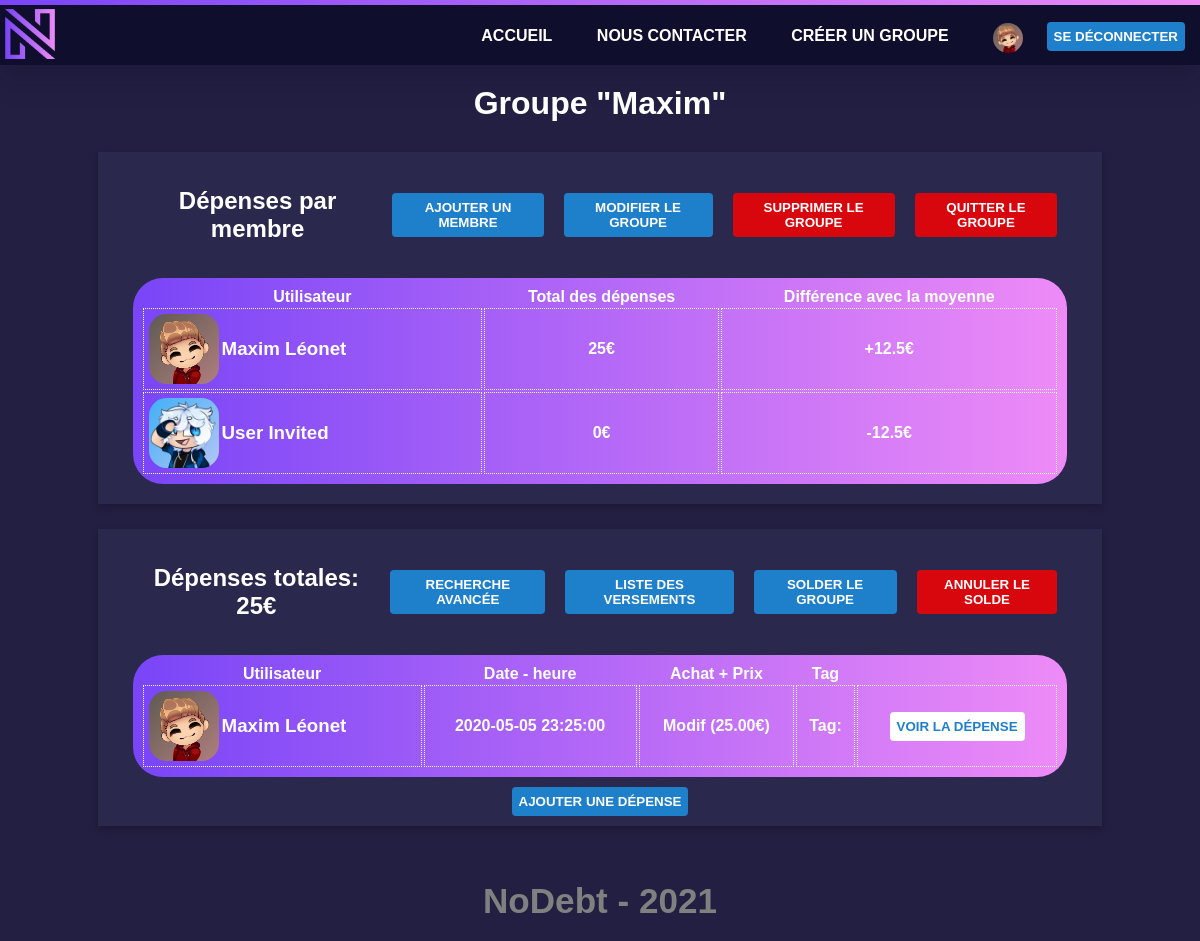
The page /groupe.php?gid=1 (signed in) on the database its author committed.
### tables this page shows
CREATE TABLE `groupe` (
  `gid` int(11) NOT NULL,
  `nom` varchar(50) NOT NULL,
  `devise` varchar(50) NOT NULL,
  `uid` int(11) NOT NULL
);

CREATE TABLE `participer` (
  `uid` int(11) NOT NULL,
  `gid` int(11) NOT NULL,
  `estConfirme` tinyint(1) DEFAULT NULL
);

CREATE TABLE `users` (
  `uid` int(11) NOT NULL,
  `courriel` varchar(50) NOT NULL,
  `nom` varchar(50) NOT NULL,
  `prenom` varchar(50) NOT NULL,
  `motPasse` varchar(300) NOT NULL,
  `estActif` tinyint(1) NOT NULL,
  `pdp` tinyint(1) NOT NULL DEFAULT '0'
);

CREATE TABLE `depense` (
  `did` int(11) NOT NULL,
  `dateHeure` datetime NOT NULL,
  `montant` decimal(15,2) NOT NULL,
  `libelle` varchar(50) NOT NULL,
  `uid` int(11) NOT NULL,
  `gid` int(11) NOT NULL
);

### groupe.php (called while the page is built)
<?php $statut='tout'; $nomPage='Groupe'; require 'inc/checkConnexion.php'; require 'php/groupe.inc.php'; require 'inc/header.inc.php'?>
<?php displayGroup(); ?>
<?php require 'inc/footer.inc.php'?>

### inc/db_group.inc.php (called while the page is built, shortened)
<?php
class GroupRepository {
    function getGroupById($gid) {
        try {
            $message = "";
            $pdo = DBLink::connect2db(MYDB, $message);
            $stmt = $pdo->prepare("SELECT * FROM groupe where gid = :gid");
            $stmt->bindValue(":gid", $gid);
            if ($stmt->execute()) {
                $obj = $stmt->fetchObject("Group\MyGroup");
            } else {
                $message .= "Erreur !";
            }
        } catch (Exception $e) {
            $message .= $e->getMessage() . '<br>';
        }
        return $obj;
    }
}
?>

### inc/db_participate.inc.php (called while the page is built, shortened)
<?php
class ParticipateRepository {
    function getParticipateByGid($gid) {
        try {
            $message = "";
            $pdo = DBLink::connect2db(MYDB, $message);
            $stmt = $pdo->prepare("SELECT * FROM participer WHERE gid = :gid");
            $stmt->bindValue(":gid", $gid);
            if ($stmt->execute()) {
                $obj = $stmt->fetchAll(PDO::FETCH_CLASS, "Participate\MyParticipate");
            } else {
                $message .= "Erreur !";
            }
        } catch (Exception $e) {
            $message .= $e->getMessage() . '<br>';
        }
        return $obj;
    }
    function getParticipateByGidConfirmed($gid) {
        try {
            $message = "";
            $pdo = DBLink::connect2db(MYDB, $message);
            $stmt = $pdo->prepare("SELECT * FROM participer WHERE gid = :gid AND estConfirme = 1");
            $stmt->bindValue(":gid", $gid);
            if ($stmt->execute()) {
                $obj = $stmt->fetchAll(PDO::FETCH_CLASS, "Participate\MyParticipate");
            } else {
                $message .= "Erreur !";
            }
        } catch (Exception $e) {
            $message .= $e->getMessage() . '<br>';
        }
        return $obj;
    }
}
?>

### inc/db_user.inc.php (called while the page is built, shortened)
<?php
class UserRepository {
    function getUserById($uid) {
        try {
            $message = "";
            $pdo = DBLink::connect2db(MYDB, $message);
            $stmt = $pdo->prepare("SELECT * FROM users where uid = :uid");
            $stmt->bindValue(":uid", $uid);
            if ($stmt->execute()) {
                $obj = $stmt->fetchObject("User\MyUser");
            } else {
                $message .= "Erreur !";
            }
        } catch (Exception $e) {
            $message .= $e->getMessage() . '<br>';
        }
        return $obj;
    }
}
?>

### inc/db_depense.inc.php (called while the page is built, shortened)
<?php
class DepenseRepository {
    function getDepenseByDid($did) {
        try {
            $message = "";
            $pdo = DBLink::connect2db(MYDB, $message);
            $stmt = $pdo->prepare("SELECT * FROM depense WHERE did = :did");
            $stmt->bindValue(":did", $did);
            if ($stmt->execute()) {
                $obj = $stmt->fetchObject("Depense\MyDepense");
            } else {
                $message .= "Erreur !";
            }
        } catch (Exception $e) {
            $message .= $e->getMessage() . '<br>';
        }
        return $obj;
    }
    function getDepenseByGid($gid) {
        try {
            $message = "";
            $pdo = DBLink::connect2db(MYDB, $message);
            $stmt = $pdo->prepare("SELECT * FROM depense WHERE gid = :gid order by dateHeure desc");
            $stmt->bindValue(":gid", $gid);
            if ($stmt->execute()) {
                $obj = $stmt->fetchAll(PDO::FETCH_CLASS, "Depense\MyDepense");
            } else {
                $message .= "Erreur !";
            }
        } catch (Exception $e) {
            $message .= $e->getMessage() . '<br>';
        }
        return $obj;
    }
    function getTotalDepenseByUidAndGig($uid, $gid) {
        try {
            $message = "";
            $pdo = DBLink::connect2db(MYDB, $message);
            $stmt = $pdo->prepare("SELECT SUM(montant) as total FROM depense WHERE uid = :uid AND gid = :gid");
            $stmt->bindValue(":uid", $uid);
            $stmt->bindValue(":gid", $gid);
            if ($stmt->execute()) {
                $obj = $stmt->fetch(PDO::FETCH_NUM);
            } else {
                $message .= "Erreur !";
            }
        } catch (Exception $e) {
            $message .= $e->getMessage() . '<br>';
        }
        return $obj[0];
    }
    function getTotalDepenseByGid($gid) {
        try {
            $message = "";
            $pdo = DBLink::connect2db(MYDB, $message);
            $stmt = $pdo->prepare("SELECT SUM(montant) as total FROM depense WHERE gid = :gid");
            $stmt->bindValue(":gid", $gid);
            if ($stmt->execute()) {
                $obj = $stmt->fetch(PDO::FETCH_NUM);
            } else {
                $message .= "Erreur !";
            }
        } catch (Exception $e) {
            $message .= $e->getMessage() . '<br>';
        }
        return $obj[0];
    }
}
?>

### php/groupe.inc.php (the view, shortened to what this page needs)
<?php
require 'inc/db_user.inc.php';
require 'inc/db_group.inc.php';
require 'inc/db_participate.inc.php';
require 'inc/db_depense.inc.php';
function displayGroup() {
    $ur = new UserRepository();
    $gr = new GroupRepository();
    $pr = new ParticipateRepository();
    $dr = new DepenseRepository();
    $tr = new TagRepository();
    $cr = new CaracteriserRepository();
    $gid = $_GET['gid'];
    $participantsGroupe = $pr->getParticipateByGid($gid);
    $depensesGroupe = $dr->getDepenseByGid($gid);
    $groupe = $gr->getGroupById($gid);
    $depensesTotalParGroupe =$dr->getTotalDepenseByGid($gid);
    $moyenne = $depensesTotalParGroupe / sizeof($pr->getParticipateByGidConfirmed($gid));
    echo '
    <main>
            <header class="titleIndex">
                <h1>Groupe "' .$groupe->nom. '"</h1>
            </header>
            <section class="groupes">
                <section class="groupeCouleur">
                    <section class="exception">
                        <section class="groupes2">
                            <h2>Dépenses par membre</h2>
                            <section class="posBoutonsGroupes">
                                <a href="invitation.php?gid=' . $groupe->gid . '" class="titleIndex">
                                    <button class="boutonPublier" type="submit">Ajouter un membre</button>
                                </a>
                                <a href="editerGroupe.php?gid=' . $groupe->gid . '" class="titleIndex">
                                    <button class="boutonPublier" type="submit">Modifier le groupe</button>
                                </a>
                                <a href="suppressionGroupe.php?gid=' . $groupe->gid . '" class="titleIndex">
                                    <button class="boutonSupprimer" type="submit">Supprimer le groupe</button>
                                </a>
                                <a href="quitterGroupe.php?gid=' . $groupe->gid . '" class="titleIndex">
                                    <button class="boutonSupprimer" type="submit">Quitter le groupe</button>
                                </a>
                            </section>
                        </section>
                        <table class="depense">
                            <thead>
                                <tr>
                                    <th>Utilisateur</th>
                                    <th>Total des dépenses</th>
                                    <th>Différence avec la moyenne</th>
                                </tr>
                                </thead>
                            <tbody>
                            ';
                            foreach ($participantsGroupe as $participantGroupe) {
                                $devise = $gr->getGroupById($gid)->devise;
                                if ($participantGroupe->estConfirme == 1) {
                                $newParticipant = $ur->getUserById($participantGroupe->uid);
                                $total = $dr->getTotalDepenseByUidAndGig($participantGroupe->uid, $gid);
                                echo '
                                <tr>
                                    <td>
                                        <section class="membres2">';
                                            if (isset($newParticipant->pdp) && $newParticipant->pdp == 1) {
                                                echo '<img src="images/profil_' . $newParticipant->uid . '.png" alt="profil" title="' . $newParticipant->prenom . ' ' . $newParticipant->nom . '" width="70px" height="70px">';
                                            } else {
                                                echo '<img src="images/profil_default.png" alt="profil" title="' . $newParticipant->prenom . ' ' . $newParticipant->nom . '" width="70px" height="70px">';
                                            }
                                            echo '
                                            <h3>'. $newParticipant->prenom . ' ' . $newParticipant->nom . '</h3>
                                        </section>
                                    </td>
                                    <td>'. round($total, 2) . $devise .'</td>';
                                    if (round($total - $moyenne, 2) > 0) {
                                        echo '<td>' . '+'. round($total - $moyenne, 2) . $devise . '</td>';
                                    } else {
                                        echo '<td>' . round($total - $moyenne, 2) . $devise . '</td>';
                                    }
                                    echo '
                                </tr>';
                                }
                            } echo '
                            </tbody>
                        </table>
                    </section>
                </section>
                <section class="groupeCouleur">
                    <section class="exception">
                        <section class="groupes2">
                            <h2>Dépenses totales: '.  round($depensesTotalParGroupe, 2) . $devise.'</h2>
                            <form class="search" action="depense.php">
                                <input type="search" id="recherche" name="recherche" placeholder="Rechercher">
                                <button>
                                    <i class="material-icons">search</i>
                                </button>
                            </form>
                            <a href="rechercheAvancee.php?gid=' . $groupe->gid . '">
                                <button class="boutonPublier" type="submit">Recherche Avancée</button>
                            </a>
                            <a href="versements.php?gid=' . $groupe->gid . '">
                                <button class="boutonPublier" type="submit">Liste des versements</button>
                            </a>
                            <a href="solder.php?gid=' . $groupe->gid . '">
                                <button class="boutonPublier" type="submit">Solder le groupe</button>
                            </a>
                            <a href="annulerSolde.php?gid=' . $groupe->gid . '">
                                <button class="boutonSupprimer" type="submit">Annuler le solde</button>
                            </a>
                        </section>
                        <table class="depense">
                            <thead>
                                <tr>
                                    <th>Utilisateur</th>
                                    <th>Date - heure</th>
                                    <th>Achat + Prix</th>
                                    <th>Tag</th>
                                    <th></th>
                                </tr>
                            </thead>
                            <tbody>';
                            foreach ($depensesGroupe as $depenseGroupe) {
                                $newDepense = $dr->getDepenseByDid($depenseGroupe->did);
                                $newParticipant = $ur->getUserById($depenseGroupe->uid);
                                $newCaracteriser = $cr->getCaracteriserByDid($depenseGroupe->did);
                                $newTag = $tr->getTagByTid($newCaracteriser->tid);
                                echo '
                                <tr>
                                    <td>
                                        <section class="membres2">';
                                if (isset($newParticipant->pdp) && $newParticipant->pdp == 1) {
                                    echo '<img src="images/profil_' . $newParticipant->uid . '.png" alt="profil" title="' . $newParticipant->prenom . ' ' . $newParticipant->nom . '" width="70px" height="70px">';
                                } else {
                                    echo '<img src="images/profil_default.png" alt="profil" title="' . $newParticipant->prenom . ' ' . $newParticipant->nom . '" width="70px" height="70px">';
                                }
                                echo '
                                            <h3>'. $newParticipant->prenom . ' ' . $newParticipant->nom . '</h3>
                                        </section>
                                    </td>
                                    <td>'. $newDepense->dateHeure .'</td>
                                    <td>'. $newDepense->libelle . ' (' .  $newDepense->montant . $devise.')'.'</td>
                                    <td>Tag: '. $newTag->tag .'</td>
                                    <td>
                                        <section>
                                            <a href="depense.php?did=' . $newDepense->did . '">
                                                <button class="boutonBlanc" type="submit">Voir la dépense</button>
                                            </a>
                                        </section>
                                    </td>
                                </tr>';
                            } echo '
                            </tbody>
                        </table>
                        <a href="ajouterDepense.php?gid=' . $groupe->gid . '" class="titleIndex">
                            <button class="boutonPublier" type="submit">Ajouter une dépense</button>
                        </a>
                    </section>
                </section>
            </section>
        </main>';
}
?>

### rows shown on the page
groupe: nom "Maxim", devise "€"
participer: shows a picture, uid.prenom "Maxim", uid.nom "Léonet", total "25", gid.devise "€", moyenne "12.5"
participer: shows a picture, uid.prenom "User", uid.nom "Invited", total "0", gid.devise "€", moyenne "-12.5"
depense: uid.prenom "Maxim", uid.nom "Léonet", dateHeure "2020-05-05 23:25:00", libelle "Modif", montant "25.00", gid.devise "€"

### other values the page prints
$depensesTotalParGroupe "25"
